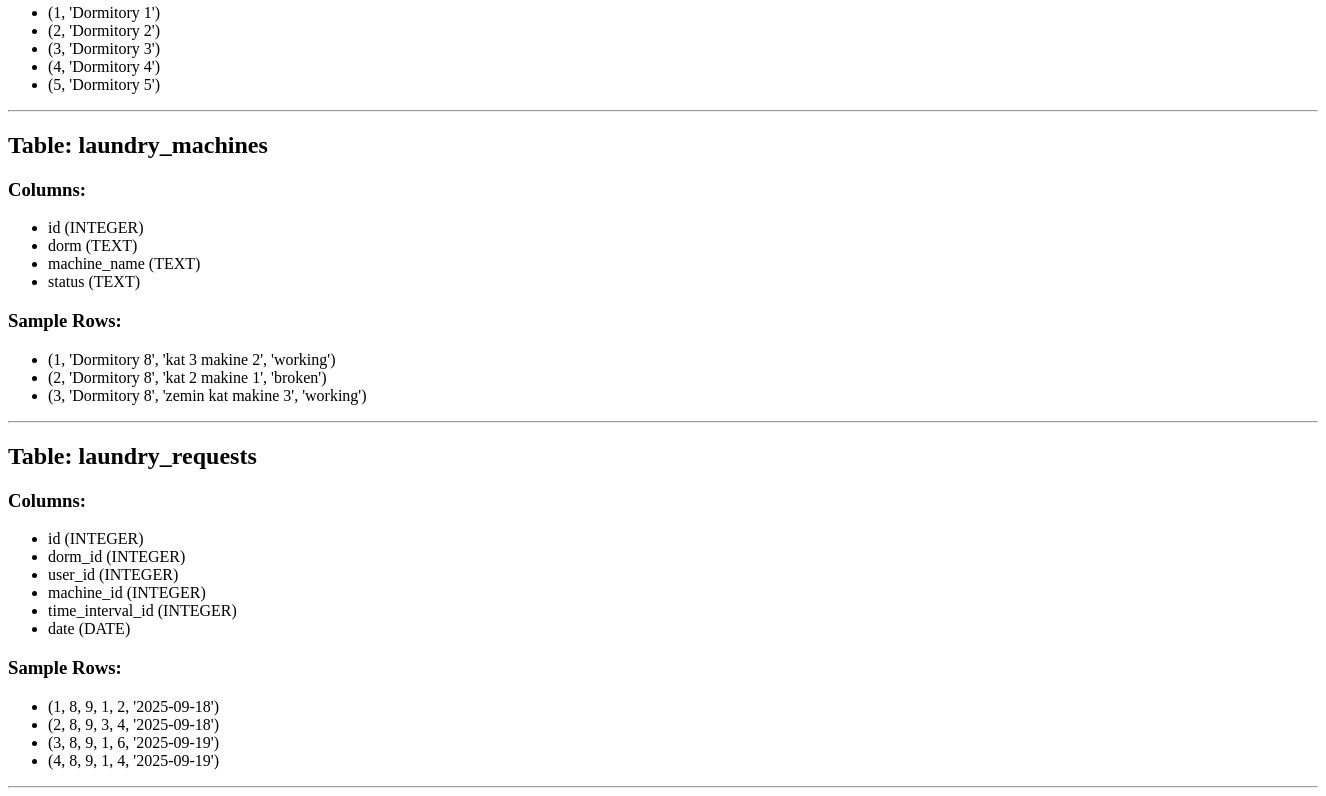
The app's page /inspect (lower part), older data.
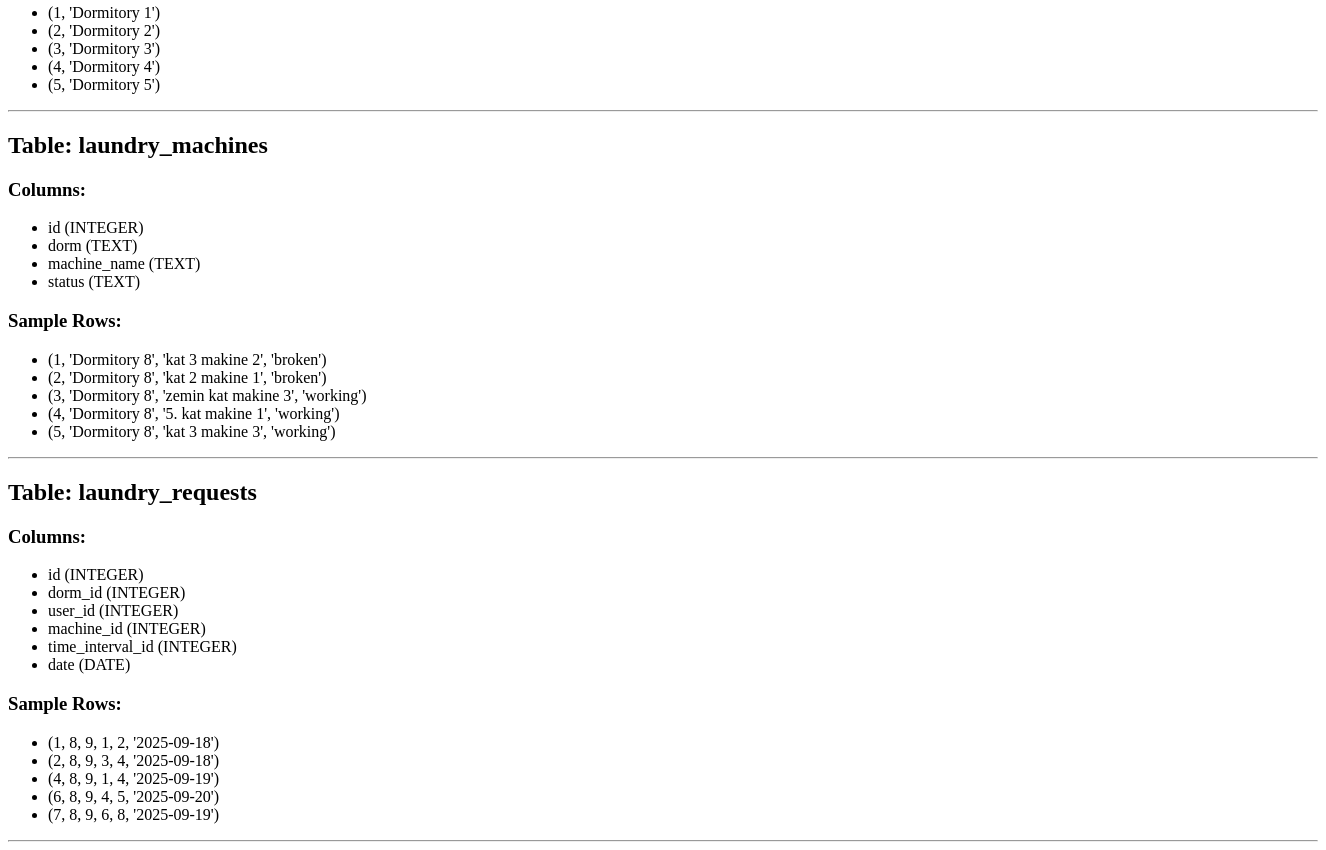
The same page, newer data.
### tables this page shows
CREATE TABLE dormitories (
    id INTEGER PRIMARY KEY AUTOINCREMENT,
    name TEXT UNIQUE
    );

CREATE TABLE laundry_machines (
    id INTEGER PRIMARY KEY AUTOINCREMENT,
    dorm text,
    machine_name TEXT,
    status TEXT DEFAULT 'working'
    );

CREATE TABLE laundry_requests (
    id INTEGER PRIMARY KEY AUTOINCREMENT,
    dorm_id INTEGER NOT NULL,
    user_id INTEGER NOT NULL,
    machine_id INTEGER NOT NULL,
    time_interval_id INTEGER NOT NULL,
    date DATE NOT NULL,
    FOREIGN KEY (user_id) REFERENCES userss(id),
    FOREIGN KEY (dorm_id) REFERENCES dormitories(id),
    FOREIGN KEY (machine_id) REFERENCES laundry_machines(id),
    UNIQUE (dorm_id, machine_id, time_interval_id, date)
    );

### app.py (the view)
@app.route("/inspect")
def inspect_db():
    conn = sqlite3.connect("dormapp.db")
    cursor = conn.cursor()
    cursor.execute("SELECT name FROM sqlite_master WHERE type='table';")
    tables = cursor.fetchall()
    db_info = []
    for table_tuple in tables:
        table_name = table_tuple[0]
        cursor.execute(f"PRAGMA table_info({table_name});")
        columns = cursor.fetchall()
        cursor.execute(f"SELECT * FROM {table_name} LIMIT 5;")
        rows = cursor.fetchall()
        db_info.append({
            "table": table_name,
            "columns": columns,
            "rows": rows
        })
    conn.close()
    return render_template("inspect.html", db_info=db_info)

### templates/inspect.html (shortened to what this page needs)
<!DOCTYPE html>
<html>
<head>
</head>
<body>
    {% for table in db_info %}
        <h2>Table: {{ table.table }}</h2>
        <h3>Columns:</h3>
        <ul>
            {% for col in table.columns %}
                <li>{{ col[1] }} ({{ col[2] }})</li>
            {% endfor %}
        </ul>
        <h3>Sample Rows:</h3>
        <ul>
            {% for row in table.rows %}
                <li>{{ row }}</li>
            {% endfor %}
        </ul>
        <hr>
    {% endfor %}
</body>
</html>

Row changes from the older to the newer data that the page shows:
removed laundry_requests: row "(3, 8, 9, 1, 6, '2025-09-19')"
changed laundry_machines (number 1 of 5 on the later page): row "(1, 'Dormitory 8', 'kat 3 makine 2', 'working')" → "(1, 'Dormitory 8', 'kat 3 makine 2', 'broken')"
added laundry_machines: row "(4, 'Dormitory 8', '5. kat makine 1', 'working')"
added laundry_machines: row "(5, 'Dormitory 8', 'kat 3 makine 3', 'working')"
added laundry_requests: row "(6, 8, 9, 4, 5, '2025-09-20')"
added laundry_requests: row "(7, 8, 9, 6, 8, '2025-09-19')"
